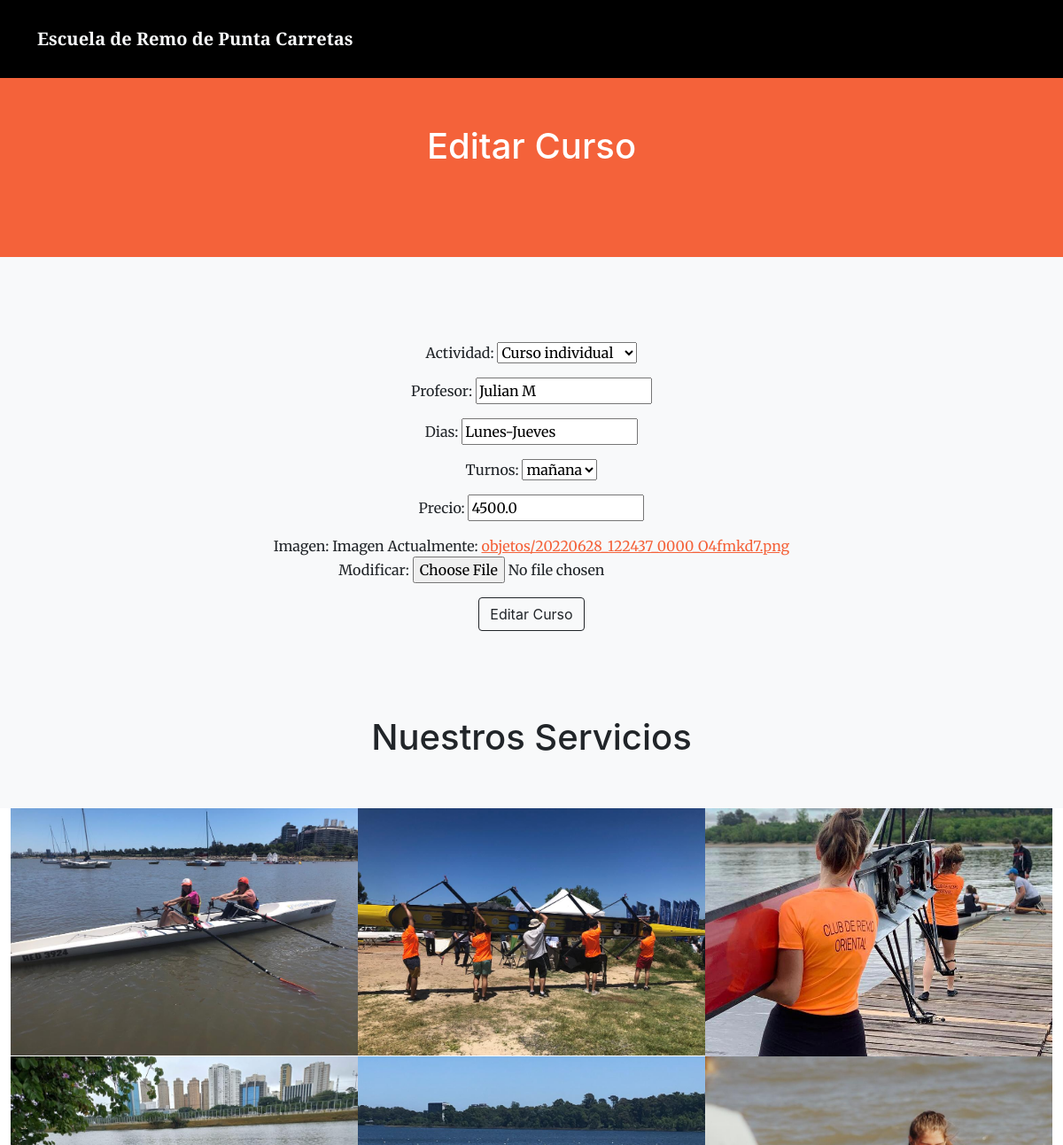
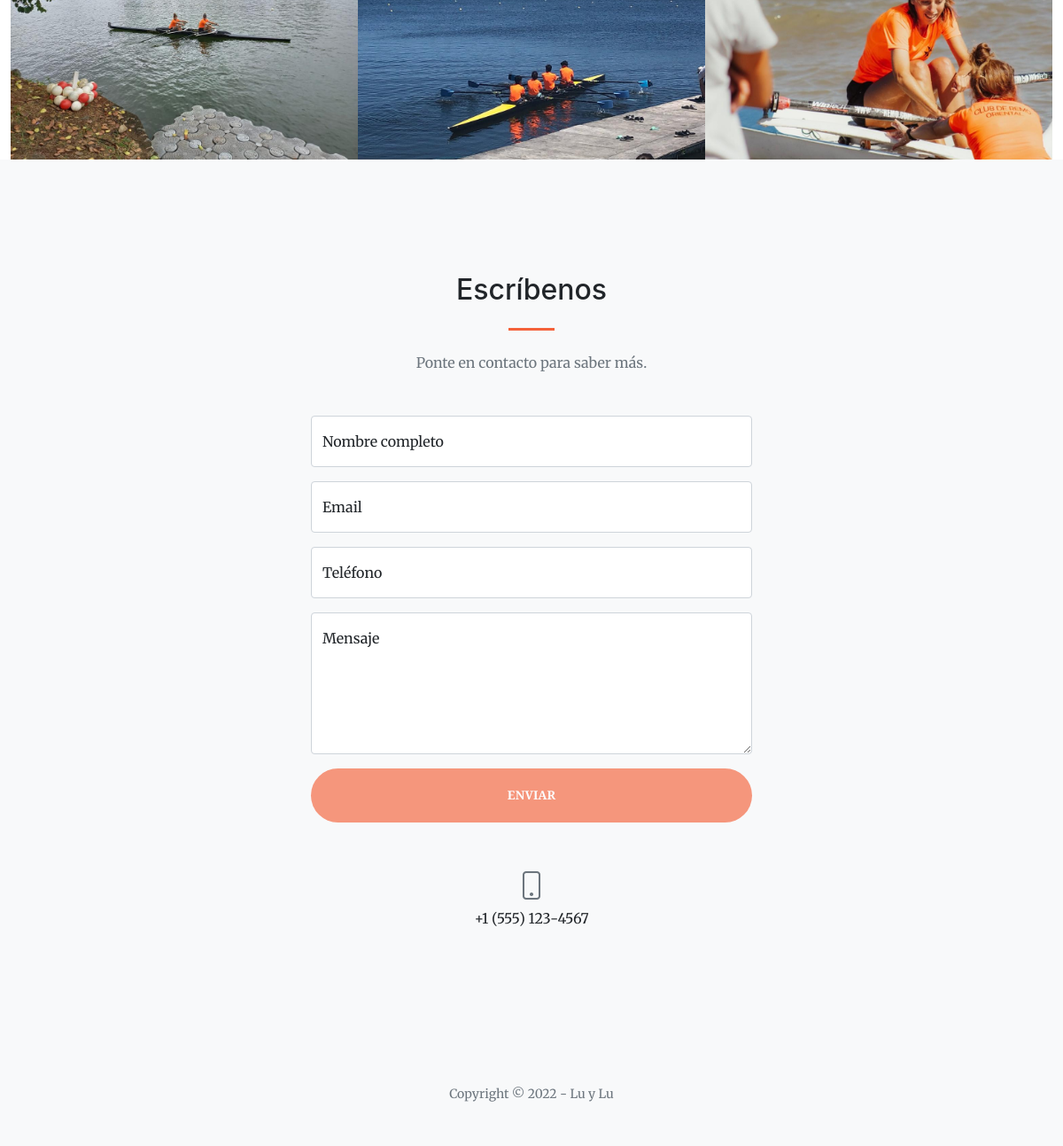
Screenshot of /editar_curso/1 (signed in) with the database file from the repository (2 pictures, top to bottom).
### perfilesapp/models.py (models this page shows)
class TiendaActividad(models.Model):
    ACTIVIDAD=(
        ("Curso Individual", "Curso individual"),
        ("Curso para dos", "Curso para dos"),
        ("Curso para cuatro", "Curso para cuatro"),
        ("Salida en trainera", "Salida en trainera"),
    )
    actividad= models.CharField("Actividad", choices=ACTIVIDAD, max_length=30)
    profesor= models.CharField("NombreProfesor", max_length=30)
    dias= models.CharField("Dias", max_length=30)
    TURNOS=(
        ("mañana", "mañana"),
        ("tarde", "tarde"),
    )
    turno= models.CharField("Turno", choices=TURNOS, max_length=30)
    precio= models.FloatField("Precio $")
    imagen = models.ImageField("Imagen", upload_to="objetos/", null=True, blank = True) # despues de que todo tenga imagen puedo comentar , null=True, blank=True
    class Meta:
        verbose_name_plural = "Tienda de Actividades"

### perfilesapp/views.py (the view, shortened to what this page needs)
# urls.py: path('editar_curso/<curso_id>', editar_curso, name="editar_curso"),
@staff_member_required
def editar_curso(request, curso_id):
    cursos = TiendaActividad.objects.get(id=curso_id)
    formulario_vacio = CursoFormulario(initial={"actividad":cursos.actividad,
                                              "profesor":cursos.profesor,
                                              "dias": cursos.dias,
                                              "turno":cursos.turno,
                                              "precio":cursos.precio,
                                              "imagen": cursos.imagen})
    return render(request, "perfilesapp/editar_curso.html", {"form":formulario_vacio})

### perfilesapp/forms.py
class CursoFormulario(forms.Form):
    ACTIVIDADES=( ("Curso individual", "Curso individual"),
        ("Curso para dos", "Curso para dos"),
        ("Curso para cuatro", "Curso para cuatro"),
        ("Salida en trainera", "Salida en trainera"),
    )
    TURNOS=(
        ("mañana", "mañana"),
        ("tarde", "tarde"),
    )
    actividad = forms.CharField( label="Actividad", widget=forms.Select(choices=ACTIVIDADES))
    profesor = forms.CharField(max_length=30, label="Profesor")
    dias = forms.CharField( label= "Dias")
    turno = forms.CharField(label= "Turno", widget=forms.Select(choices=TURNOS))
    precio = forms.IntegerField(label= "Precio")
    imagen = forms.ImageField(label= "Imagen")
    class Meta():
        model = TiendaActividad
        fields = ['actividad', 'profesor', 'dias', 'turno', 'precio', 'imagen']

### perfilesapp/templates/perfilesapp/editar_curso.html (shortened to what this page needs)
{% extends 'perfilesapp/base.html' %}
{% load static %}
{% block about %}
<div>
    <p class="justify-content-center">
        <br>
        <br>
        <h1 style="color:white" >
            Editar Curso
        </h1>
        <br>
        <br>
    </p>
</div>
{% endblock %}
{% block servicios %}
<div style="text-align:center">
    <section class="bg-light py-5">
        <form action="" method="post" enctype="multipart/form-data">
            <p>Actividad:   {{form.actividad}} </p>
            <p>Profesor: {{form.profesor}}</p>
            <p>Dias: {{form.dias}} </p>
            <p>Turnos: {{form.turno}}</p>
            <p>Precio: {{form.precio}}</p>
            <p>Imagen:  {{form.imagen.label}}
                {{form.imagen}} </p>
            <a href="{% url 'cursos' %}"><button class="btn btn-outline-dark">Editar Curso</button></a>
        </form>
    </section>
</div>
{% endblock %}

### rows the page displays
TiendaActividad: actividad "Curso individual", profesor "Julian M", dias "Lunes-Jueves", turno "mañana", precio "4500.0"
